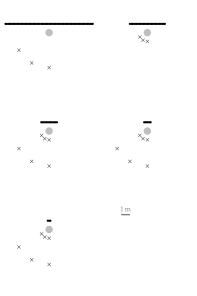

Source code (gnuplot):
#!/usr/bin/gnuplot
#
# FIGURE 5.16: Setup for Experiment 2. The position of the synthesized focused
# source is indicated by the grey point. The position of the listener by black
# crosses and secondary sources by black dots.
#
# AUTHOR:   Hagen Wierstorf
# SOFTWARE: gnuplot 5.0 patchlevel 3

reset
set macros
set loadpath '../../gnuplot' 'data'

load 'latex.cfg'
load 'localization.cfg'
load 'array.cfg'
load 'noborder.cfg'

set terminal epslatex size 5cm,7.5cm color colortext @footnotesize
set output 'fig5_16.tex'

set style line 1 lc rgb 'black' pt 2 ps 0.75 lw 1

unset key
set size ratio -1

set tmargin 0
set bmargin 0
set lmargin 0.5
set rmargin 0.5

unset tics
unset xlabel
unset ylabel

# === start plotting =====================================================
set multiplot layout 3,2

# --- 1 ---
set xrange [-5.1:5.1]
set yrange [-6:0.2]
# WFS focused source, 67 secondary sources
plot 'array_nls67_linear.txt'           @array_active ps 0.5 w p,\
     'listener_positions.txt'           i 1 w p ls 1, \
     set_focused_source(0,-1)           @focused_source

# --- 2 ---
# WFS focused source, 27 secondary sources
plot 'array_nls27_linear.txt'           @array_active ps 0.5 w p,\
     'listener_positions.txt'           i 0 w p ls 1, \
     set_focused_source(0,-1)           @focused_source

# --- 3 ---
# WFS focused source, 13 secondary sources
plot 'array_nls13_linear.txt'           @array_active ps 0.5 w p,\
     'listener_positions.txt'           w p ls 1, \
     set_focused_source(0,-1)           @focused_source

# --- 4 ---
# WFS focused source, 6 secondary sources 
plot 'array_nls6_linear.txt'            @array_active ps 0.5 w p,\
     'listener_positions.txt'           w p ls 1, \
     set_focused_source(0,-1)           @focused_source

# --- 5 ---
# WFS focused source, 3 secondary sources 
plot 'array_nls3_linear.txt'            @array_active ps 0.5 w p,\
     'listener_positions.txt'           w p ls 1, \
     set_focused_source(0,-1)           @focused_source

# --- 6 ---
set arrow from -3,0.7 to -2,0.7 nohead front ls 101 lw 4
set label '\tiny $1$\,m' at -2.5,1.4 center front tc ls 101
plot 1/0

unset multiplot

call 'plot.plt' 'fig5_16'
